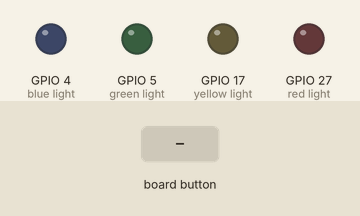
Bench run of a program on a simulated Raspberry Pi (BCM pin numbers) with an Explorer HAT. On the bench: output pins drawn as LEDs (lit = HIGH). Inputs (shaded band) come from the test bench.

Above: at 1.2 s.
1.3 s: button 1 pressed
At 1.9 s:
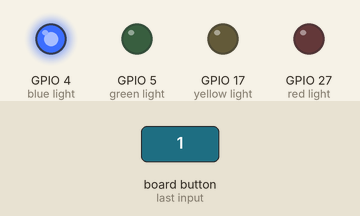
3.8 s: button 2 pressed
At 4.6 s:
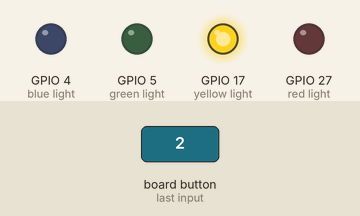
6.3 s: button 3 pressed
At 6.9 s:
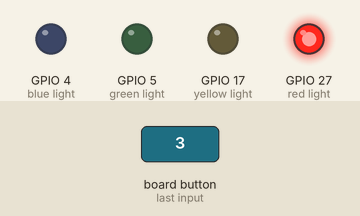
8.8 s: button 4 pressed
At 9.6 s:
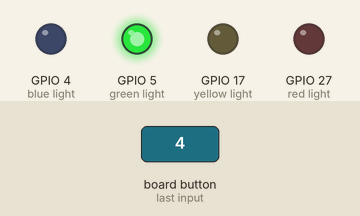
Timing chart, 0 to 11.8 s (numbered marks = the images above; inputs shaded):
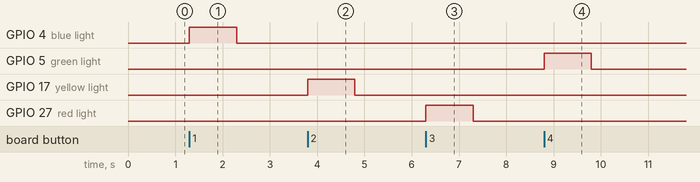

Measured:
- after the input at 1.3 s, GPIO 4 (blue light): LOW → HIGH at once, → LOW 1.0 s later
- after the input at 3.8 s, GPIO 17 (yellow light): LOW → HIGH at once, → LOW 1.0 s later
- after the input at 6.3 s, GPIO 27 (red light): LOW → HIGH at once, → LOW 1.0 s later
- after the input at 8.8 s, GPIO 5 (green light): LOW → HIGH at once, → LOW 1.0 s later

The program:

eh-touch-lights.py
```python
#will light a different light for each numbered button
import explorerhat
from time import sleep
from gpiozero import Button

def red(channel, event):
    explorerhat.light[2].on()
    sleep(1)
    explorerhat.light[2].off()

def blue(channel, event):
    explorerhat.light[0].on()
    sleep(1)
    explorerhat.light[0].off()

def green(channel, event):
    explorerhat.light[3].on()
    sleep(1)
    explorerhat.light[3].off()

def yellow(channel, event):
    explorerhat.light[1].on()
    sleep(1)
    explorerhat.light[1].off()

x = True

while x == True:
    explorerhat.touch.one.pressed(blue)

    explorerhat.touch.two.pressed(yellow)

    explorerhat.touch.three.pressed(red)

    explorerhat.touch.four.pressed(green)
```
